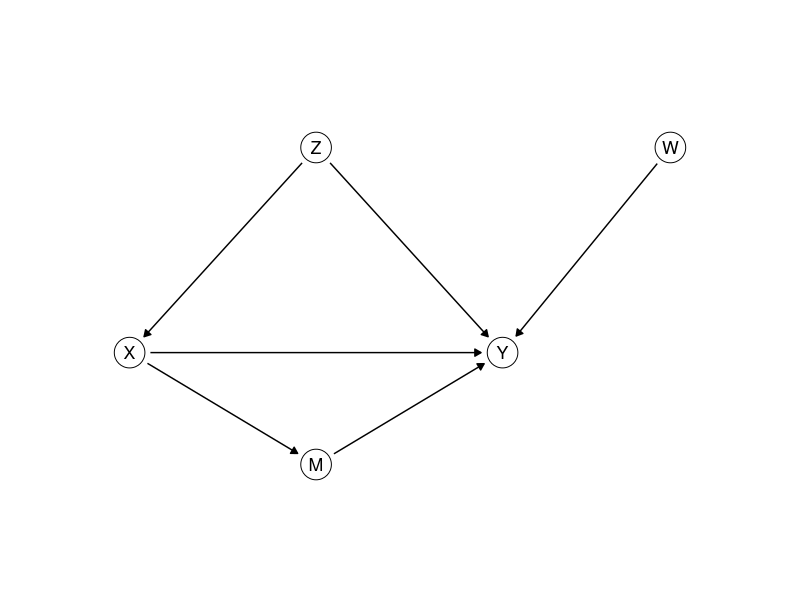

Write the R code that produced this figure.
## ---- chunk 1
library(ggplot2)
library(dplyr)
theme_set(theme_minimal())

# Causal graphs: letters in circles, one panel per value of `panel`. A circle's size is
# fixed on the page, in inches, while the figure's size decides how many inches a data
# unit is. draw_dag measures both on the graphics device open when it is called, and
# stops every arrow `gap` inches short of the circles.
draw_dag <- function(nodes, edges, xlim = c(-0.5, 2.5), ylim = c(-0.4, 1.4), gap = 0.05) {
  if (!"panel" %in% names(nodes)) { nodes$panel <- ""; edges$panel <- "" }
  dot <- 10; stroke <- 0.5; lw <- 0.5
  p <- ggplot() +
    geom_point(data = nodes, aes(x, y), size = dot, shape = 21, fill = "white", stroke = stroke) +
    geom_text(data = nodes, aes(x, y, label = name), size = 4.5) +
    facet_wrap(~ panel, nrow = 1) +
    coord_fixed(xlim = xlim, ylim = ylim) +
    theme_void()
  # inches per data unit: the panels share what the strips and spacing leave of the figure
  inch <- function(u, f) f(u, "in", valueOnly = TRUE)
  g <- ggplotGrob(p)
  pp <- ggplot_build(p)$layout$panel_params[[1]]
  per_unit <- min((dev.size("in")[1] - sum(inch(g$widths, grid::convertWidth))) /
                    (length(unique(nodes$panel)) * diff(pp$x.range)),
                  (dev.size("in")[2] - sum(inch(g$heights, grid::convertHeight))) / diff(pp$y.range))
  # R draws a circle of radius 0.375 times its font size (shape 21); outline included
  r <- 0.375 * (dot * .pt + stroke * .stroke / 2) / 72 + stroke * .stroke / 2 / 96 / 2
  e <- edges |>
    left_join(nodes, by = c("panel", "from" = "name")) |> rename(x0 = x, y0 = y) |>
    left_join(nodes, by = c("panel", "to" = "name")) |>
    mutate(len = sqrt((x - x0)^2 + (y - y0)^2), ux = (x - x0) / len, uy = (y - y0) / len,
           # the end also clears half the line width, which the rounded tip adds
           s0 = (r + gap) / per_unit, s1 = (r + gap + lw * .pt / 96 / 2) / per_unit,
           xs = x0 + s0 * ux, ys = y0 + s0 * uy, xe = x - s1 * ux, ye = y - s1 * uy)
  p + geom_segment(data = e, aes(x = xs, y = ys, xend = xe, yend = ye),
                   arrow = arrow(length = unit(0.18, "cm"), type = "closed"), linewidth = lw)
}
## ---- chunk 2
draw_dag(data.frame(name = c("Z", "X", "M", "Y", "W"),
                    x = c(1, 0, 1, 2, 2.9), y = c(1.1, 0, -0.6, 0, 1.1)),
         data.frame(from = c("Z", "Z", "X", "M", "X", "W"),
                    to = c("X", "Y", "M", "Y", "Y", "Y")),
         xlim = c(-0.5, 3.4), ylim = c(-0.9, 1.4))
## ---- chunk 3
n <- 10000
# program 1: X causes Y
X1 <- rnorm(n); Y1 <- 2 * X1 + rnorm(n)
# program 2: Z causes both
Z2 <- rnorm(n); X2 <- Z2 + rnorm(n); Y2 <- Z2 + rnorm(n)
# program 3: X causes Y through M
X3 <- sqrt(2) * rnorm(n); M3 <- X3 + sqrt(2) * rnorm(n); Y3 <- 0.5 * M3 + rnorm(n)
## ---- chunk 4
cells <- data.frame(Z = c(1, 1, 0, 0), X = c(1, 0, 1, 0),
                    n = c(400, 100, 100, 400), passed = c(320, 70, 50, 120))
students <- bind_rows(
  cells |> mutate(Y = 1, count = passed),
  cells |> mutate(Y = 0, count = n - passed)
) |>
  select(Z, X, Y, count) |>
  tidyr::uncount(count)
nrow(students)
